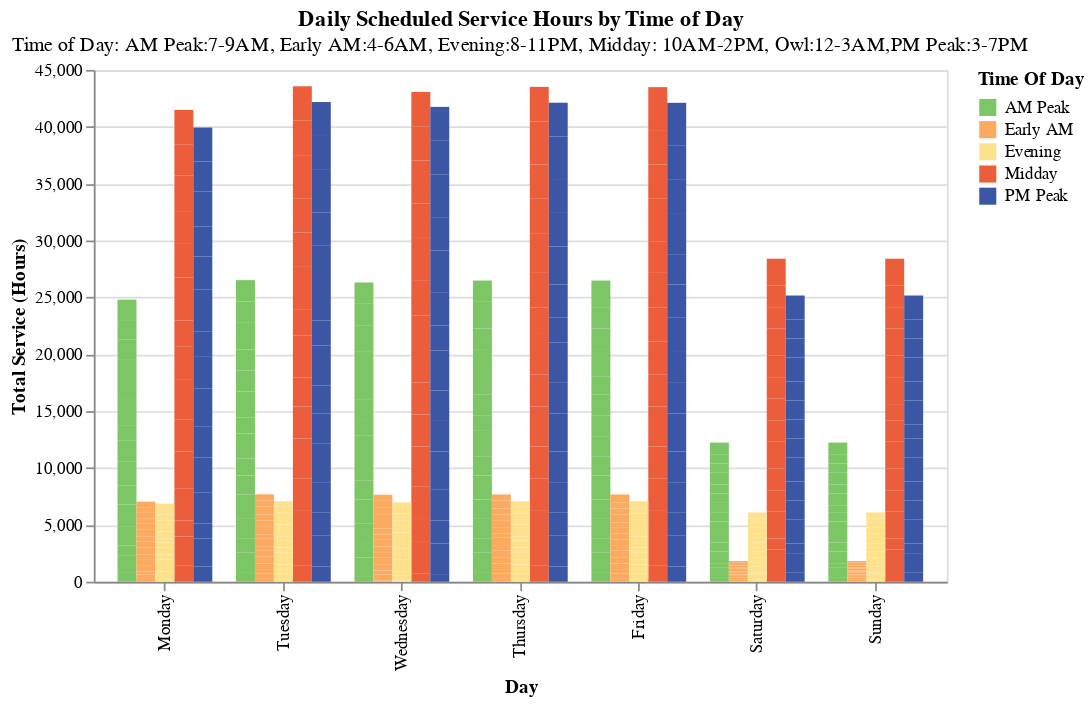

Source (notebook cell):
### Markdown cell above
* For example, adding up Big Blue Bus Wednesday service across times of day you get ~876, which is quite a bit lower than what the Reports site shows (1110).

### Code cell
section1.single_bar_chart_dropdown(
    big_blue_bus,
    "Day of Week",
    "Total Service (hours)",
    "Time of Day",
    readable_dict["total_scheduled_hours"]["title"],
    "full_date",
    readable_dict["total_scheduled_hours"]["subtitle"],
)

### Figure 1 — Vega-Lite specification as saved in the notebook (floating-point values rounded to 4 significant figures; data arrays with more than 128 entries replaced by an {"elided": "..."} marker saying what was removed)
{"config": {"view": {"continuousWidth": 300, "continuousHeight": 300}}, "data": {"name": "data-a1c15f0641040af84f932aa428cddffe"}, "mark": {"type": "bar"}, "encoding": {"color": {"field": "Time of Day", "scale": {"range": ["#7cc665", "#fcaa5f", "#fde18d", "#ec5d3b", "#3b56a4", "#49a2b2"]}, "title": "Time Of Day", "type": "nominal"}, "tooltip": [{"field": "Transit Operator", "type": "nominal"}, {"field": "full_date", "type": "nominal"}, {"field": "Time of Day", "type": "nominal"}, {"field": "Day of Week", "type": "nominal"}, {"field": "Total Service (hours)", "type": "quantitative"}], "x": {"field": "Day of Week", "scale": {"domain": ["Monday", "Tuesday", "Wednesday", "Thursday", "Friday", "Saturday", "Sunday"]}, "title": "Day", "type": "nominal"}, "xOffset": {"field": "Time of Day", "type": "nominal"}, "y": {"field": "Total Service (hours)", "title": "Total Service (Hours)", "type": "quantitative"}}, "height": 300, "params": [{"name": "Full Date", "select": {"type": "point", "fields": ["full_date"]}, "bind": {"input": "select", "options": ["2023-01", "2023-02", "2023-03", "2023-04", "2023-05", "2023-06", "2023-07", "2023-08", "2023-09", "2023-10", "2023-11", "2023-12", "2024-01", "2024-02", "2024-03"], "name": "Full Date"}}], "title": {"text": ["Daily Scheduled Service Hours by Time of Day"], "subtitle": ["Time of Day: AM Peak:7-9AM, Early AM:4-6AM, Evening:8-11PM, Midday: 10AM-2PM, Owl:12-3AM,PM Peak:3-7PM"]}, "transform": [{"filter": {"param": "Full Date"}}], "width": 500, "$schema": "https://vega.github.io/schema/vega-lite/v5.14.1.json", "datasets": {"data-a1c15f0641040af84f932aa428cddffe": {"elided": "525 records"}}}
